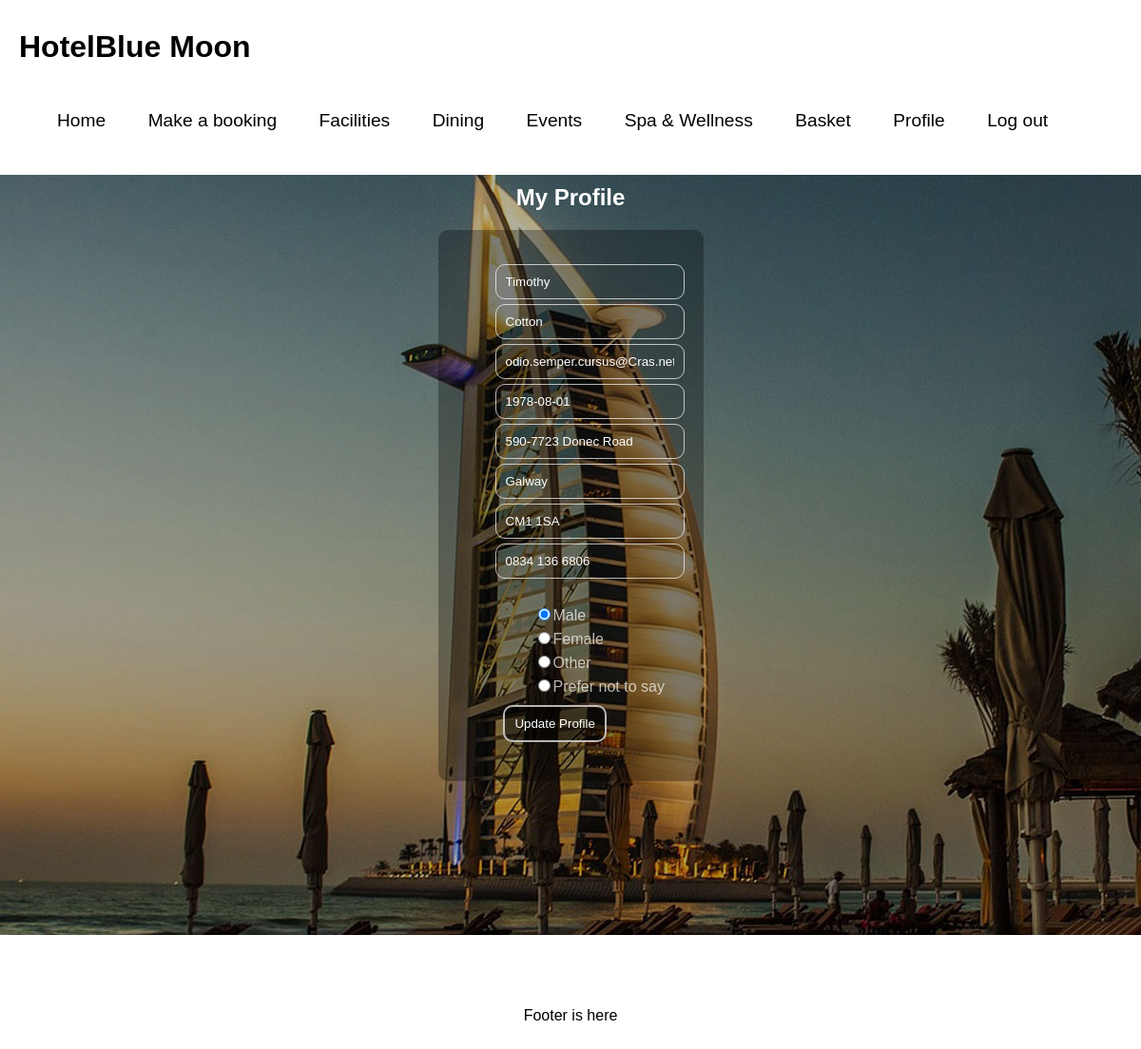
The page /profile.php (signed in) on the database its author committed.
### tables this page shows
CREATE TABLE `guests` (
  `guests_id` int(11) NOT NULL,
  `username` varchar(20) DEFAULT NULL,
  `password` varchar(20) DEFAULT NULL,
  `firstname` varchar(20) NOT NULL,
  `lastname` varchar(20) NOT NULL,
  `dob` date DEFAULT NULL,
  `address` varchar(50) DEFAULT NULL,
  `city` varchar(25) DEFAULT NULL,
  `county` varchar(25) DEFAULT NULL,
  `postcode` varchar(20) DEFAULT NULL,
  `mobile` varchar(20) DEFAULT NULL,
  `email` varchar(50) DEFAULT NULL,
  `gender` int(11) NOT NULL
);

### profile.php (the view, shortened to what this page needs)
<?php
include "includes/connect.php";
if ($_SESSION['loggedin']) {
    $query = "SELECT  firstname, lastname, email, gender, dob, address, city, postcode, mobile from guests WHERE guests_id = {$_SESSION['id']}";
    $result = mysqli_query($con, $query);
    $guests_row = mysqli_fetch_array ($result);
    $gender = $guests_row['gender'];
} else {
    header("Location: index.php");
}
?>
<!doctype html>
<html>
<head>
    <link rel="stylesheet" href="styles/main.css">
</head>
</body>
<div id="wrapper">
<header>
    <?php include "includes/header.php"; ?>
</header>
<nav>
    <?php include "includes/nav.php"; ?>
</nav>
<main>
    <h2>My Profile</h2>
    <div class="form">
    <form method="post" action="profile_process.php">
        <ol>
            <li>
                <input type="text" name="firstname" id="firstname" value="<?php echo $guests_row['firstname']; ?>"placeholder = "firstname">
            </li>
            <li>
                <input type="text" name="lastname" id="lastname" value="<?php echo $guests_row['lastname']; ?>"placeholder = "lastname">
            </li>
            <li>
                <input type="text" name="email" id="email" value="<?php echo $guests_row['email']; ?>"placeholder = "email">
            </li>
            <li>
                <input type="text" name="dob" id="dob" value="<?php echo $guests_row['dob']; ?>"placeholder = "dob">
            </li>
            <li>
                <input type="text" name="address" id="address" value="<?php echo $guests_row['address']; ?>"placeholder = "address">
            </li>
            <li>
                <input type="text" name="city" id="city" value="<?php echo $guests_row['city']; ?>"placeholder = "city">
            </li>
            <li>
                <input type="text" name="postcode" id="postcode" value="<?php echo $guests_row['postcode']; ?>"placeholder = "postcode">
            </li>
            <li>
                <input type="text" name="mobile" id="mobile" value="<?php echo $guests_row['mobile']; ?>"placeholder = "mobile">
            </li>
    <ul>
        <li>&nbsp;</li>
    <?php
        $query = "SELECT * FROM genders";
        $result = mysqli_query ($con, $query);
        while ($row = mysqli_fetch_array ($result)) {
                    $genderList[$row['genders_id']] = $row['genders_name'];
                }
                foreach ($genderList as $key => $value) {
                    if ($key == $gender) {
                        $genderChecked = "checked";
                    } else {
                        $genderChecked = "";
                    }
                    echo "<li>";
                        echo "<input type=\"radio\" id=\"$value\" name=\"gender\ value=\"$key\" $genderChecked>";
                        echo "<label for=\"$value\">$value</label>";
                        echo "</li>";
                }
    ?>
    </ul>
     <li>
            <li>
                <label for="submit">&nbsp;</label>
                <input type="submit" name="submit" value="Update Profile">
            </li>
        </ol>
    </form>
    </div>
</main>
<footer>
    <?php include "includes/footer.php"; ?>
</footer>
</div>
</body>
</html>

### styles/main.css (style rules this page uses)
:root { --dark-color: black; --blue-solid: #0032a8; --blue-transparent: rgba(0, 0, 255, .5); --blue-transparent-alt: rgba(0, 0, 255, .5); --blue-light: #506cfb; --yellow-solid: #fa9e2c; --gradient-color: linear-gradient(to right, var(--yellow-solid), var(--blue-light)); --gradient-color-alt: linear-gradient(to right, var(--blue-light), var(--yellow-solid)); }
header { margin: 0; padding: 10px 0 0 20px; }
nav { padding:10px 0; }
#wrapper { width:100%; margin:0 auto; background-color:white; }
footer { padding: 30px 0 10px 0; text-align:center; }
main form { max-width: 820px; padding:20px; background: rgba(0,0,0,0.3); border-radius:10px; color: rgba(255,255,255, 0.7); }
main form ol { list-style-type: none; }
main form li { padding: 0 0 5px 0; }
main form ul { list-style-type:none; }
main form input[type=text] { border:0px; border: 1px solid rgba(255,255,255, 0.7); padding: 10px; border-radius:10px; background: rgba(0, 0, 0, 0); color: white; }
div.form { display: block; text-align: center; }
main form { display: inline-block; margin-left: auto; margin-right: auto; text-align: left; }
main form input[type=submit] { border: 2px solid rgba(255,255,255, .7); padding: 10px; border-radius:10px; background: rgba(0, 0, 0, 0.5); color: white; }
main { background-image: url('../media/2.jpg'); height: 800px; }
main ::placeholder { color: white; opacity: 1; }
main h2 { padding-top: 10px; text-align: center; color: white; font:; }

### rows shown on the page
guests: firstname "Timothy", lastname "Cotton", email "odio.semper.cursus@Cras.net", dob "1978-08-01", address "590-7723 Donec Road", city "Galway", postcode "CM1 1SA", mobile "0834 136 6806"

### other values the page prints
$value "Male"
$value "Female"
$value "Other"
$value "Prefer not to say"
